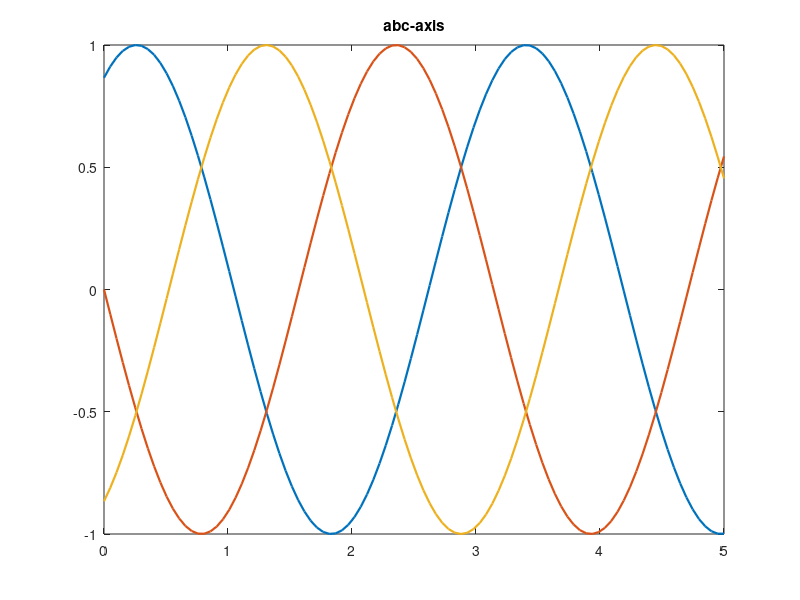
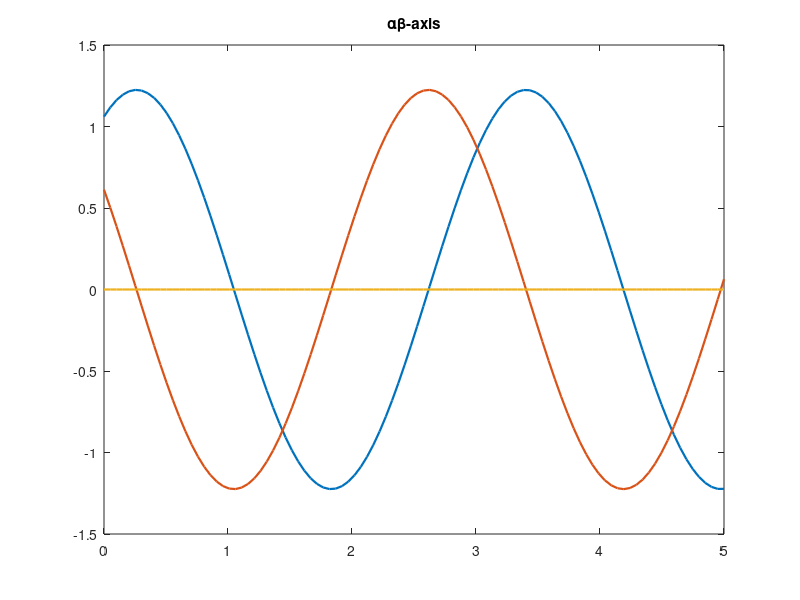
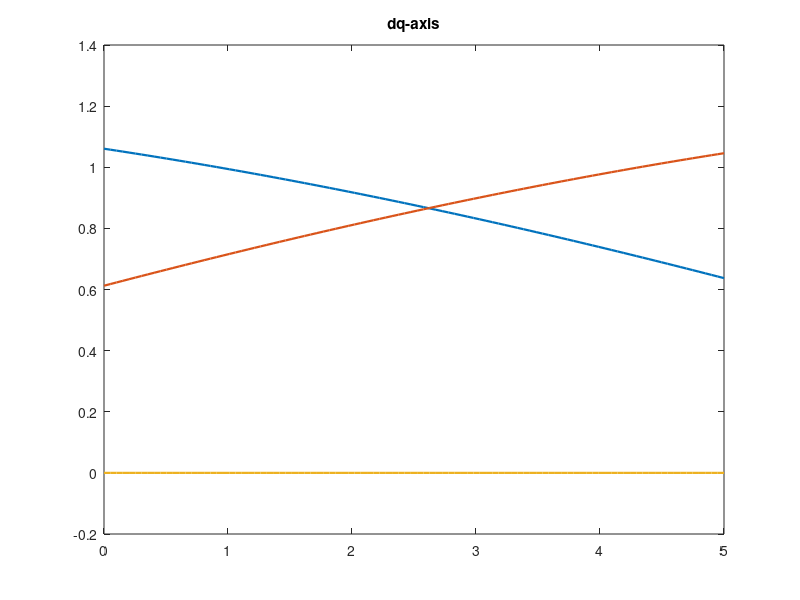

Recreate these plots in MATLAB, in order.
%% Generate abc currents
w = 2;
t = linspace(0, 5);
delta = -pi/3;
ia = sin(w*t - delta);
ib = sin(w*t + 2*pi/3 - delta);
ic = sin(w*t - 2*pi/3 - delta);

%% Plot abc currents
figure(1);
iabc = [ia; ib; ic];
plot(t, iabc, 'LineWidth', 1.6);
title('abc-axis');

%% Clarke transform
figure(2);
X = (2*ia - ib - ic)*(1/sqrt(6));
Y = (ib - ic)*(1/sqrt(2));
Z = (ia + ib + ic)*(1/sqrt(3));
ialphabeta = [X;Y;Z];
plot(t, ialphabeta, 'LineWidth', 1.6);
title('\alpha\beta-axis');

%% Park transform
figure(3);
Tp = @(theta) [cos(theta) -sin(theta) 0; sin(theta) cos(theta) 0; 0 0 1];
idq = zeros(3,length(t));
for i = 1:length(t)
    theta = (w+0.1)*t(i);
    idq(:,i) = Tp(theta)*ialphabeta(:,i);
end
plot(t, idq, 'LineWidth', 1.6);
title('dq-axis');